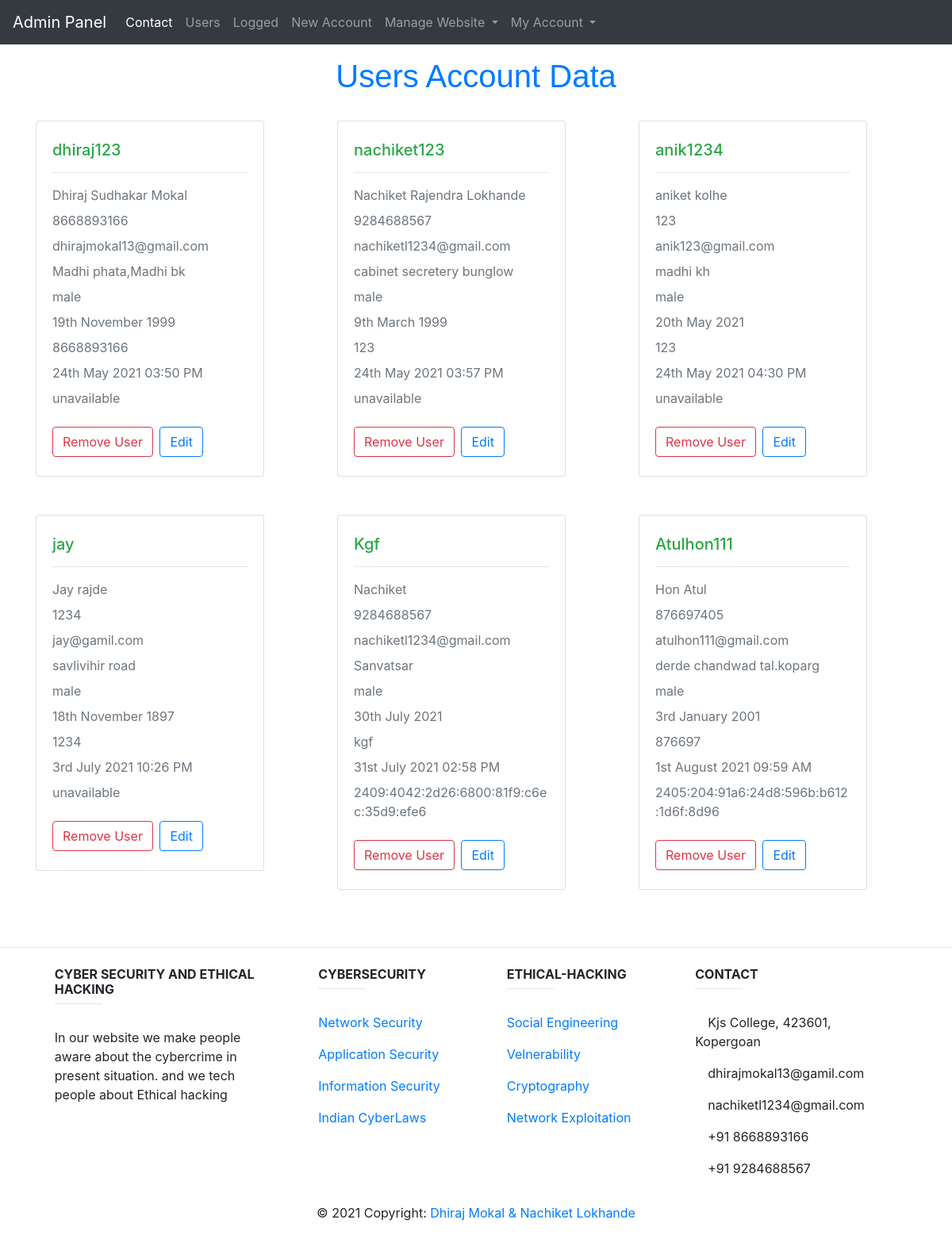
Page /admin/users.php (signed in) on the committed database.
### tables this page shows
CREATE TABLE `registration` (
  `sno` int(4) NOT NULL,
  `name` text NOT NULL,
  `mobile` text NOT NULL,
  `email` varchar(30) NOT NULL,
  `address` text NOT NULL,
  `gender` varchar(10) NOT NULL,
  `dob` text NOT NULL,
  `username1` varchar(20) NOT NULL,
  `password1` varchar(255) NOT NULL,
  `dt` datetime NOT NULL DEFAULT current_timestamp(),
  `score` text NOT NULL,
  `ip` text NOT NULL
);

### admin/users.php (the view, shortened to what this page needs)
<?php
include '../dbconnect.php';
?>
<!doctype html>
<html lang="en">
<head>
    <link rel="stylesheet" href="https://stackpath.bootstrapcdn.com/bootstrap/4.1.3/css/bootstrap.min.css">
</head>
<body>
    <?php include '_navbar.php'; ?>
    <h1 class="d-flex justify-content-center mt-3 mx-3 text-primary" style="font-family:arial">Users Account Data</h1>
    <div class="container">
        <div class="row">
            <?php
            $sql3 = "SELECT * FROM `registration`;";
            $result3 = mysqli_query($conn, $sql3);
            while ($row = mysqli_fetch_assoc($result3)) {
                $username = $row['username1'];
                $sno = $row['sno'];
                $name = $row['name'];
                $mobile = $row['mobile'];
                $email = $row['email'];
                $add = $row['address'];
                $gender = $row['gender'];
                $password = $row['password1'];
                $date = $row['dt'];
                $addtime = strtotime("5:30") - strtotime("00:00");
                $time = date('h:i A', strtotime($date) + $addtime);
                $date = date('jS   F Y', strtotime($date));
                $dob = $row['dob'];
                $dob = date('jS   F Y', strtotime($dob));
                $ip = $row['ip'];
                echo '  <div class="col-sm">
                <div class="card my-4" style="width: 18rem;">
                <div class="card-body my-1">
                <h5 class="card-title text-success">' . $username . '</h5>
                <hr>
                <p class="my-2 text-secondary" style="cursor:pointer" title="Name">' . $name . '</p>
                <p class="my-2 text-secondary" style="cursor:pointer" title="Mobile Number">' . $mobile . '</p>
                <p class="my-2 text-secondary" style="cursor:pointer" title="Email Address">' . $email . '</p>
                <p class="my-2 text-secondary" style="cursor:pointer" title="Address">' . substr($add, 0, 25) . '</p>
                <p class="my-2 text-secondary" style="cursor:pointer" title="Gender">' . $gender . '</p>
                <p class="my-2 text-secondary" style="cursor:pointer" title="Date of Birth">' . $dob . '</p>
                <p class="my-2 text-secondary" style="cursor:pointer" title="Password">' . $password . '</p>
                <p class="my-2 text-secondary" style="cursor:pointer" title="Date Of Registration">' . $date .'&nbsp;'.$time. '</p>
                  <p class="my-2 text-secondary" style="cursor:pointer" title="Ip address of registration">' . $ip . '</p>
                <a href="delete.php?deleteuser=' . $sno . '" class="btn btn-outline-danger mt-3">Remove User</a>
                <button type="button" class="btn btn-outline-primary mt-3 ml-1" data-toggle="modal" data-target="#exampleModal' . $sno . '">
                Edit
               </button>
                 <div class="modal fade" id="exampleModal' . $sno . '" tabindex="-1" role="dialog" aria-labelledby="exampleModalLabel" aria-hidden="true">
                              <h5 class="modal-title text-info" id="exampleModalLabel">Update '.$username.' Data</h5>
                                <form action="'.$_SERVER['REQUEST_URI'].'" method="post">
                                  <input type="text" class="form-control" id="name1" aria-describedby="name1Help" name="nname" placeholder="Enter New Name" value="'.$name.'" required>
                                  <input type="number" class="form-control" id="mnumber1" aria-describedby="mnumber1Help" name="nmnumber" placeholder="Enter New Mobile Number" value="'.$mobile.'" required>
                                  <input type="email" class="form-control" id="email1" aria-describedby="email1Help" name="nemail" placeholder="Enter New Email" value="'.$email.'" required>
                                  <input type="text" class="form-control" id="addr1" aria-describedby="addr1Help" name="naddr" placeholder="Enter New Address" value="'.$add.'" required>
                                  <input type="password" class="form-control" id="Password1" name="npassword" placeholder="Enter New Password" value="'.$password.'" required>
                                <input type="hidden" name="nsno" value="'.$sno.'">
                              </form>
                </div>
                </div>
                 </div>
              </div> ';
            }
            ?>
        </div>
    </div>
    <?php
    include '_footer.php';
    ?>
</body>
</html>

### rows in the picture
registration: username1 "dhiraj123", name "Dhiraj Sudhakar Mokal", mobile "8668893166", email "dhirajmokal13@gmail.com", address "Madhi phata,Madhi bk", gender "male", dob "19th November 1999", password1 "8668893166", dt "24th May 2021", ip "unavailable"
registration: username1 "nachiket123", name "Nachiket Rajendra Lokhande", mobile "9284688567", email "nachiketl1234@gmail.com", address "cabinet secretery bunglow", gender "male", dob "9th March 1999", password1 "123", dt "24th May 2021", ip "unavailable"
registration: username1 "anik1234", name "aniket kolhe", mobile "123", email "anik123@gmail.com", address "madhi kh", gender "male", dob "20th May 2021", password1 "123", dt "24th May 2021", ip "unavailable"
registration: username1 "jay", name "Jay rajde", mobile "1234", email "jay@gamil.com", address "savlivihir road", gender "male", dob "18th November 1897", password1 "1234", dt "3rd July 2021", ip "unavailable"
registration: username1 "Kgf", name "Nachiket", mobile "9284688567", email "nachiketl1234@gmail.com", address "Sanvatsar", gender "male", dob "30th July 2021", password1 "kgf", dt "31st July 2021", ip "2409:4042:2d26:6800:81f9:c6ec:35d9:efe6"
registration: username1 "Atulhon111", name "Hon Atul", mobile "876697405", email "atulhon111@gmail.com", address "derde chandwad tal.koparg", gender "male", dob "3rd January 2001", password1 "876697", dt "1st August 2021", ip "2405:204:91a6:24d8:596b:b612:1d6f:8d96"
